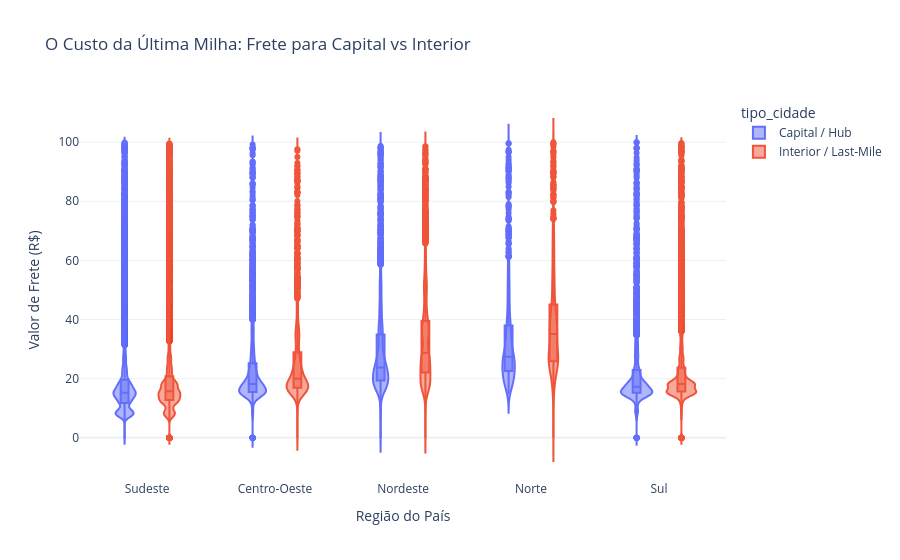

The notebook cell saved with this chart:
### Markdown cell above
### 3.1 O Abismo Mapeado (Violin Plot)
Vamos visualizar a diferença de "Dias de Espera" e "Custo de Frete" cravando a Capital vs o respectivo Interior da Quela região.
Para isso, um Gráfico de Violino (Violin Plot) é mais anatômico que a Caixa.

### Code cell
# Retirando outliers severos de frete
df_frete = df_master[df_master['freight_value'] < 100]

fig_violino = px.violin(
    df_frete,
    x='regiao',
    y='freight_value',
    color='tipo_cidade',
    box=True, # Adiciona o Boxplot dentro do Violino
    title='O Custo da Última Milha: Frete para Capital vs Interior',
    labels={'freight_value': 'Valor de Frete (R$)', 'regiao': 'Região do País'},
    template='plotly_white'
)
fig_violino.show()

### Figure 1 — Plotly figure (JSON) as saved in the notebook; plotly's stock layout.template omitted (floating-point values rounded to 4 significant figures; data arrays with more than 128 entries replaced by an {"elided": "..."} marker saying what was removed)
{"data": [{"alignmentgroup": "True", "box": {"visible": true}, "hovertemplate": "tipo_cidade=Capital / Hub<br>Região do País=%{x}<br>Valor de Frete (R$)=%{y}<extra></extra>", "legendgroup": "Capital / Hub", "marker": {"color": "#636efa"}, "name": "Capital / Hub", "offsetgroup": "Capital / Hub", "orientation": "v", "scalegroup": "True", "showlegend": true, "type": "violin", "x": {"elided": "35875 str values"}, "x0": " ", "xaxis": "x", "y": {"elided": "35875 float values"}, "y0": " ", "yaxis": "y"}, {"alignmentgroup": "True", "box": {"visible": true}, "hovertemplate": "tipo_cidade=Interior / Last-Mile<br>Região do País=%{x}<br>Valor de Frete (R$)=%{y}<extra></extra>", "legendgroup": "Interior / Last-Mile", "marker": {"color": "#EF553B"}, "name": "Interior / Last-Mile", "offsetgroup": "Interior / Last-Mile", "orientation": "v", "scalegroup": "True", "showlegend": true, "type": "violin", "x": {"elided": "59534 str values"}, "x0": " ", "xaxis": "x", "y": {"elided": "59534 float values"}, "y0": " ", "yaxis": "y"}], "layout": {"legend": {"title": {"text": "tipo_cidade"}, "tracegroupgap": 0}, "title": {"text": "O Custo da Última Milha: Frete para Capital vs Interior"}, "violinmode": "group", "xaxis": {"anchor": "y", "domain": [0.0, 1.0], "title": {"text": "Região do País"}}, "yaxis": {"anchor": "x", "domain": [0.0, 1.0], "title": {"text": "Valor de Frete (R$)"}}}}
